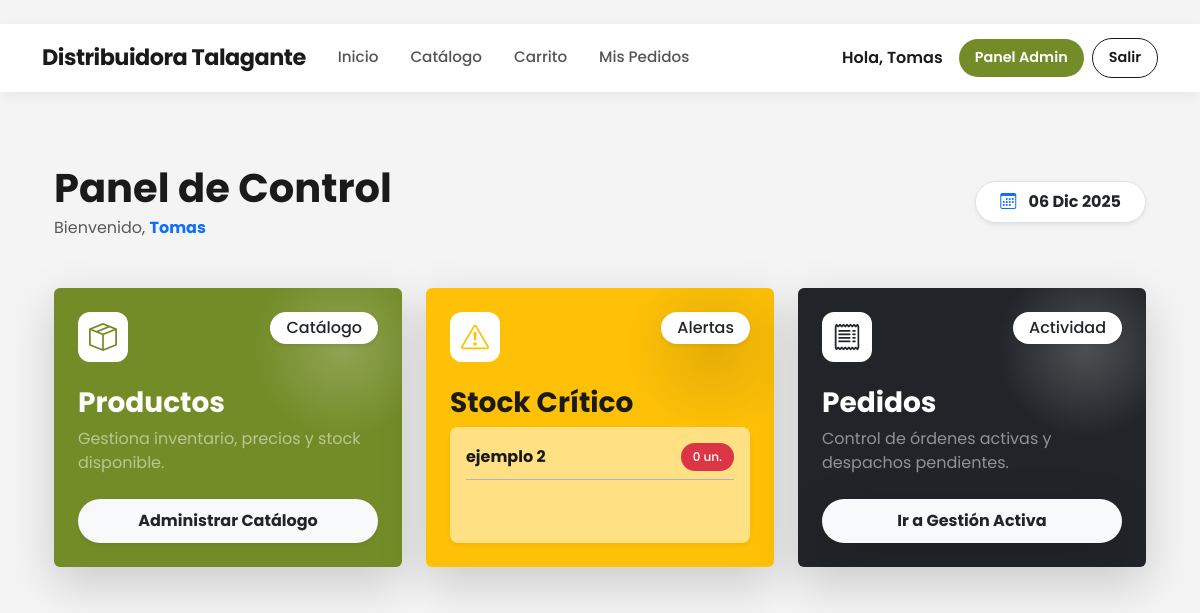
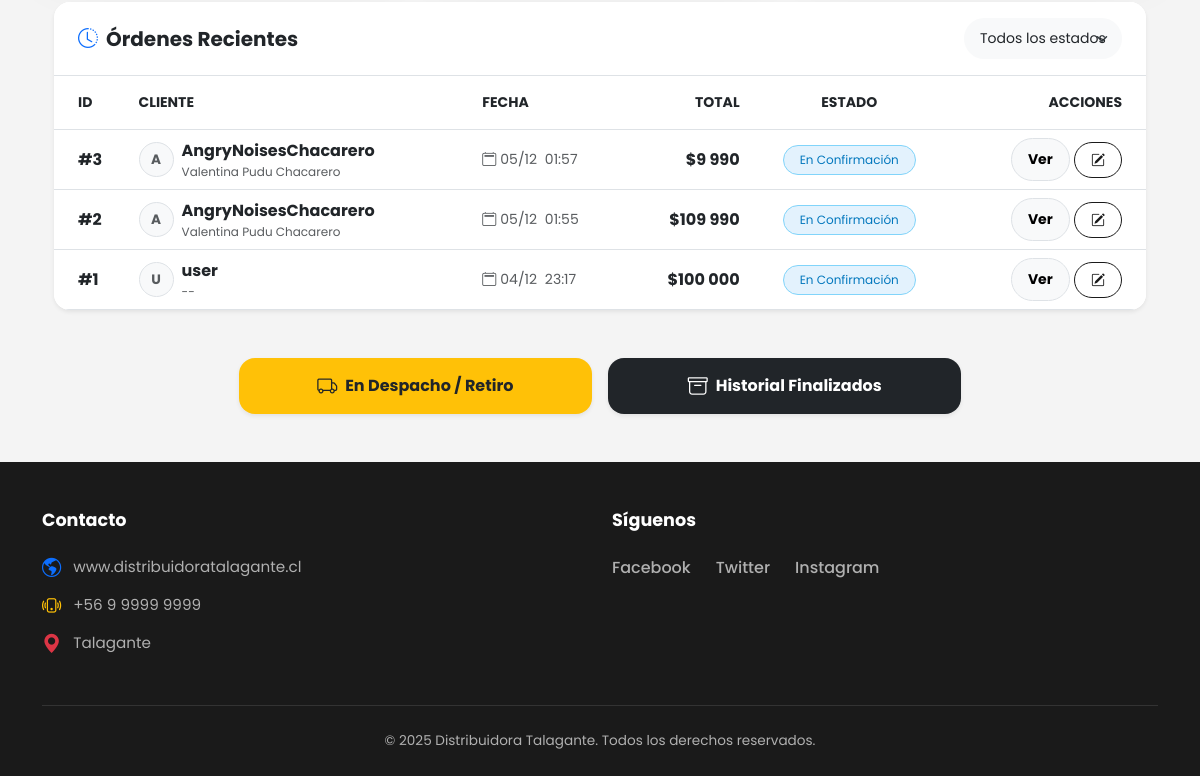
/admin_home/ (signed in), run on an earlier commit of the app's database (2 pictures, top to bottom).
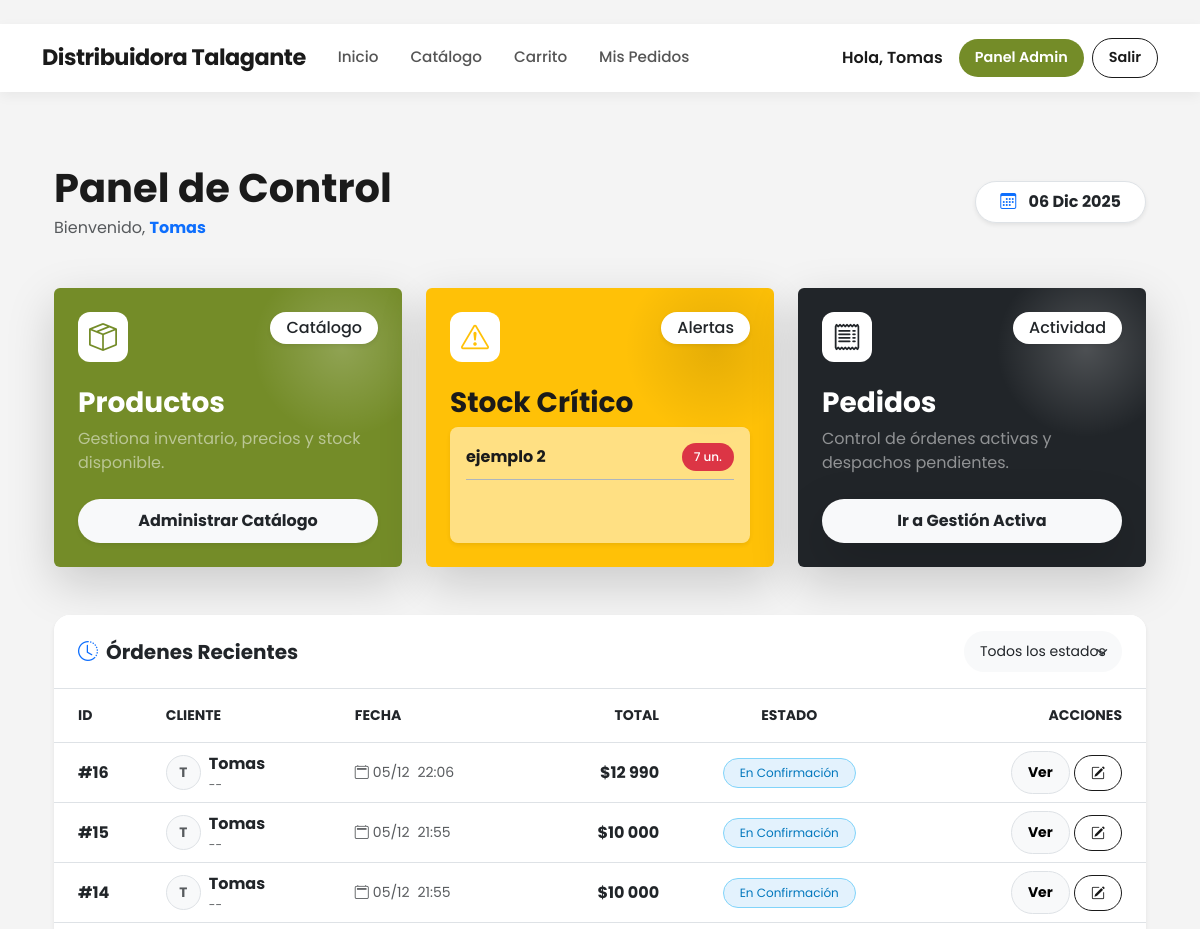
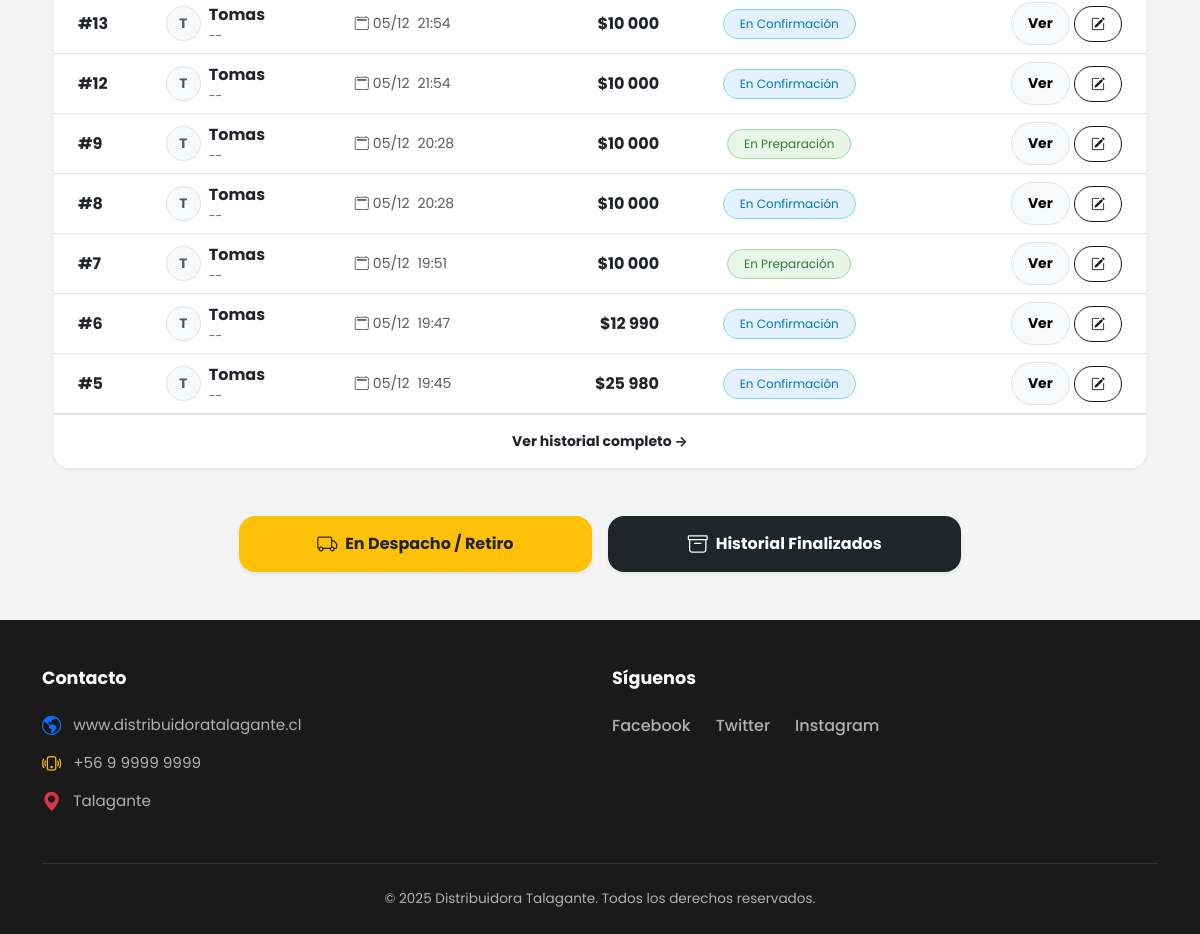
And on a later commit of the database (2 pictures, top to bottom).
### core/models.py (models this page shows, shortened)
class Producto(models.Model):
    codigo_barras = models.CharField(max_length=50, unique=True, blank=True, null=True,help_text="Se genera automáticamente si lo dejas vacío")
    nombre = models.CharField(max_length=200)
    categoria = models.CharField(max_length=50, blank=True)
    descripcion = models.TextField(blank=True)
    unidad_medida = models.CharField(max_length=2, choices=UnidadMedida.choices, default=UnidadMedida.UN)
    stock = models.DecimalField(max_digits=12, decimal_places=3, default=Decimal('0.000'))
    precio = models.DecimalField(
        max_digits=10,
        decimal_places=0,
        default=0,
        verbose_name="Precio"
    )
    tamano_paquete = models.DecimalField(max_digits=10, decimal_places=3, default=Decimal('1.000'), help_text="Ej: 10 para caja de 10 unidades")
    producto_hijo = models.ForeignKey('self', on_delete=models.SET_NULL, null=True, blank=True, related_name='productos_padre')
    fecha_vencimiento = models.DateField(null=True, blank=True)
    imagen = models.ImageField(upload_to='productos/', blank=True, null=True)
    activo = models.BooleanField(default=True)
    creado_en = models.DateTimeField(auto_now_add=True)
    actualizado_en = models.DateTimeField(auto_now=True)

class Orden(models.Model):
    ESTADOS = [
        ('pendiente', 'Pendiente de Pago'),
        ('confirmacion', 'En Confirmación'),
        ('preparacion', 'En Preparación'),
        ('despacho', 'En Despacho / Listo para Retiro'),
        ('cancelado', 'Cancelado'),
        ('completado', 'Completado'),
    ]
    METODOS_PAGO = [
        ('transferencia', 'Transferencia Bancaria'),
        ('efectivo', 'Pago en Efectivo (Retiro)'),
    ]
    usuario = models.ForeignKey(User, on_delete=models.CASCADE)
    fecha = models.DateTimeField(auto_now_add=True)
    estado = models.CharField(max_length=20, choices=ESTADOS, default='pendiente')
    total = models.DecimalField(max_digits=12, decimal_places=2)
    metodo_pago = models.CharField(max_length=20, choices=METODOS_PAGO, default='transferencia')
    instrucciones_transferencia = models.TextField(default="Realice transferencia a Cuenta Corriente XXXX-XXXX y envíe comprobante por WhatsApp.")
    comprobante = models.ImageField(upload_to='comprobantes/', blank=True, null=True, help_text="Foto del comprobante de pago")
    nota_comprobante = models.TextField(blank=True, null=True, help_text="Link o nota del comprobante (opcional)")
    mensaje_cliente = models.TextField(blank=True, help_text="Mensaje opcional del cliente")

class Perfil(models.Model):
    usuario = models.OneToOneField(User, on_delete=models.CASCADE, related_name='perfil')
    nombre = models.CharField("Nombre(s)", max_length=70)
    apellido_paterno = models.CharField("Apellido Paterno", max_length=50)
    apellido_materno = models.CharField("Apellido Materno", max_length=50, blank=True, null=True)
    rut = models.CharField(
        max_length=12,
        unique=True,
        validators=[RegexValidator(regex=r'^\d{7,8}-[\dKk]$', message='Formato RUT inválido')],
        help_text="Ejemplo: 11527103-2"
    )
    telefono = models.CharField(max_length=15, blank=True, null=True)
    es_admin = models.BooleanField(default=False)
    temp_token = models.CharField(max_length=100, blank=True, null=True)
    token_expira = models.DateTimeField(blank=True, null=True)
    def nombre_completo(self):
        if self.apellido_materno:
            return f"{self.nombre} {self.apellido_paterno} {self.apellido_materno}"
        return f"{self.nombre} {self.apellido_paterno}"
    nombre_completo.short_description = "Nombre Completo"
    class Meta:
        verbose_name_plural = "Perfiles"

### core/views.py (the view, shortened to what this page needs)
# urls.py: path('admin_home/', views.admin_home, name='admin_home'),
@login_required
@user_passes_test(is_superuser)
def admin_home(request):
    productos_bajo_stock = Producto.objects.filter(stock__lt=10)
    estado_filtro = request.GET.get('estado', '')  # Filtro por estado desde la URL
    ordenes_query = Orden.objects.filter(estado__in=['pendiente', 'confirmacion', 'preparacion'])
    if estado_filtro:
        ordenes_query = ordenes_query.filter(estado=estado_filtro)
    ordenes = ordenes_query.order_by('-fecha')
    paginator = Paginator(ordenes, 10)  # 10 órdenes por página
    page_number = request.GET.get('page')
    ordenes_paginated = paginator.get_page(page_number)
    item_id = request.GET.get('delete_item')
    orden_id = request.GET.get('delete_orden')
    context = {
        'productos_bajo_stock': productos_bajo_stock,
        'ordenes': ordenes_paginated,
        'estado_filtro': estado_filtro,
    }
    return render(request, 'core/admin_home.html', context)

### core/views.py (called while the page is built)
def is_superuser(user):
    return user.is_superuser

### core/templates/core/admin_home.html (shortened to what the changed rows need)
﻿{% extends 'core/base.html' %}
{% load static %}
{% load humanize %}
{% block content %}
<div class="container py-5 animate-fade-in">
    <div class="d-flex justify-content-between align-items-center mb-5">
        <div>
            <h1 class="fw-bold mb-1" style="color: #1a1a1a;">Panel de Control</h1>
        </div>
    </div>
    <div class="row g-4 mb-5">
        <div class="col-md-4">
            <div class="card border-0 shadow-lg h-100 overflow-hidden position-relative card-dashboard" style="background-color: #FFC107; color: #1a1a1a;">
                <div class="card-body p-4 position-relative z-1 d-flex flex-column">
                    <div class="flex-grow-1">
                        {% if productos_bajo_stock %}
                            <div class="bg-white bg-opacity-50 rounded-3 p-3 shadow-sm h-100">
                                {% for p in productos_bajo_stock|slice:":3" %}
                                    <div class="d-flex justify-content-between align-items-center mb-2 pb-2 border-bottom border-dark-subtle">
                                        <span class="fw-bold text-truncate" style="max-width: 140px;">{{ p.nombre }}</span>
                                        <span class="badge bg-danger rounded-pill">{{ p.stock|floatformat:0|intcomma }} un.</span>
                                    </div>
                                {% endfor %}
                            </div>
                        {% endif %}
                    </div>
                </div>
            </div>
        </div>
    </div>
    <div class="card border-0 shadow-sm rounded-4 overflow-hidden mb-5">
        <div class="table-responsive">
            <table class="table table-hover align-middle mb-0">
                <thead class="bg-light text-secondary text-uppercase small">
                    <tr>
                        <th class="ps-4 py-3">ID</th>
                        <th class="py-3">Cliente</th>
                        <th class="py-3">Fecha</th>
                        <th class="py-3 text-end">Total</th>
                        <th class="py-3 text-center">Estado</th>
                        <th class="pe-4 py-3 text-end">Acciones</th>
                    </tr>
                </thead>
                <tbody>
                    {% for o in ordenes %}
                    <tr>
                        <td class="ps-4 fw-bold text-dark">#{{ o.id }}</td>
                        <td>
                            <div class="d-flex align-items-center">
                                <div class="avatar-circle bg-light text-muted me-2 border">
                                    {{ o.usuario.username|make_list|first|upper }}
                                </div>
                                <div>
                                    <div class="fw-bold text-dark">{{ o.usuario.username }}</div>
                                    <small class="text-muted" style="font-size: 0.75rem;">{{ o.usuario.perfil.nombre_completo|default:"--" }}</small>
                                </div>
                            </div>
                        </td>
                        <td class="text-muted small">
                            <i class="bi bi-calendar2 me-1"></i>{{ o.fecha|date:"d/m" }}
                            <span class="ms-1">{{ o.fecha|time:"H:i" }}</span>
                        </td>
                        <td class="text-end fw-bold text-dark">
                            ${{ o.total|floatformat:0|intcomma }}
                        </td>
                        <td class="text-center">
                            <span class="badge rounded-pill px-3 py-2 fw-normal border
                                {% if o.estado == 'pendiente' %}bg-warning-subtle text-warning-emphasis border-warning-subtle
                                {% elif o.estado == 'confirmacion' %}bg-info-subtle text-info-emphasis border-info-subtle
                                {% elif o.estado == 'preparacion' %}bg-primary-subtle text-primary border-primary-subtle
                                {% elif o.estado == 'despacho' %}bg-orange-subtle text-orange-emphasis border-orange-subtle
                                {% elif o.estado == 'completado' %}bg-success-subtle text-success border-success-subtle
                                {% else %}bg-secondary-subtle text-secondary border-secondary-subtle{% endif %}">
                                {{ o.get_estado_display }}
                            </span>
                        </td>
                        <td class="pe-4 text-end">
                            <a href="{% url 'orden_detail' o.id %}" class="btn btn-light btn-sm border rounded-pill px-3 fw-bold btn-action">
                                Ver
                            </a>
                            <a href="{% url 'gestion_estados' %}?q={{ o.id }}" class="btn btn-outline-dark btn-sm rounded-pill px-3 fw-bold btn-action">
                                <i class="bi bi-pencil-square"></i>
                            </a>
                        </td>
                    </tr>
                    {% endfor %}
                </tbody>
            </table>
        </div>
        {% if ordenes.has_other_pages %}
        <div class="card-footer bg-white border-top py-3 text-center">
            <a href="{% url 'gestion_estados' %}" class="text-decoration-none fw-bold small">Ver historial completo →</a>
        </div>
        {% endif %}
    </div>
</div>
{% endblock %}

What changed in the data, as far as the page shows it:
no longer on this page (row unchanged): Orden: id "3", usuario.username|make_list "A", usuario.username "AngryNoisesChacarero", usuario.perfil.nombre_completo "Valentina Pudu Chacarero", fecha "05/12", fecha "01:57", total "9 990", estado "En Confirmación"
no longer on this page (row unchanged): Orden: id "2", usuario.username|make_list "A", usuario.username "AngryNoisesChacarero", usuario.perfil.nombre_completo "Valentina Pudu Chacarero", fecha "05/12", fecha "01:55", total "109 990", estado "En Confirmación"
no longer on this page (row unchanged): Orden: id "1", usuario.username|make_list "U", usuario.username "user", usuario.perfil.nombre_completo "--", fecha "04/12", fecha "23:17", total "100 000", estado "En Confirmación"
changed Producto "ejemplo 2": stock "0" → "7"
added Orden: id "16", usuario.username|make_list "T", usuario.username "Tomas", usuario.perfil.nombre_completo "--", fecha "05/12", fecha "22:06", total "12 990", estado "En Confirmación"
added Orden: id "15", usuario.username|make_list "T", usuario.username "Tomas", usuario.perfil.nombre_completo "--", fecha "05/12", fecha "21:55", total "10 000", estado "En Confirmación"
added Orden: id "14", usuario.username|make_list "T", usuario.username "Tomas", usuario.perfil.nombre_completo "--", fecha "05/12", fecha "21:55", total "10 000", estado "En Confirmación"
added Orden: id "13", usuario.username|make_list "T", usuario.username "Tomas", usuario.perfil.nombre_completo "--", fecha "05/12", fecha "21:54", total "10 000", estado "En Confirmación"
added Orden: id "12", usuario.username|make_list "T", usuario.username "Tomas", usuario.perfil.nombre_completo "--", fecha "05/12", fecha "21:54", total "10 000", estado "En Confirmación"
added Orden: id "9", usuario.username|make_list "T", usuario.username "Tomas", usuario.perfil.nombre_completo "--", fecha "05/12", fecha "20:28", total "10 000", estado "En Preparación"
added Orden: id "8", usuario.username|make_list "T", usuario.username "Tomas", usuario.perfil.nombre_completo "--", fecha "05/12", fecha "20:28", total "10 000", estado "En Confirmación"
added Orden: id "7", usuario.username|make_list "T", usuario.username "Tomas", usuario.perfil.nombre_completo "--", fecha "05/12", fecha "19:51", total "10 000", estado "En Preparación"
added Orden: id "6", usuario.username|make_list "T", usuario.username "Tomas", usuario.perfil.nombre_completo "--", fecha "05/12", fecha "19:47", total "12 990", estado "En Confirmación"
added Orden: id "5", usuario.username|make_list "T", usuario.username "Tomas", usuario.perfil.nombre_completo "--", fecha "05/12", fecha "19:45", total "25 980", estado "En Confirmación"
Also different on the page:
text now shown: "Ver historial completo →"
